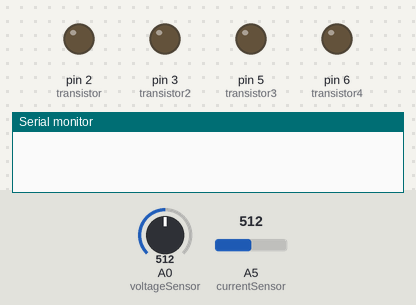
A sketch run on a simulated Arduino Uno, built with avr-gcc and run on an emulated ATmega328P. On the bench: output pins drawn as LEDs (lit = HIGH), the last lines printed to the serial monitor. The test bench sets the inputs (shaded band); at power-on: A0 (voltageSensor) = 512, A5 (currentSensor) = 512.

Above: at 0.1 s.
At 1.5 s:
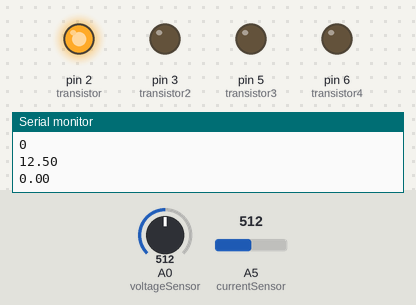
Timing chart, 0 to 3.0 s (numbered marks = the images above):
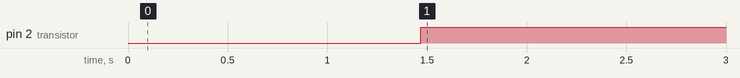

The sketch:

Controller.ino
```cpp
const int transistor = 2;
const int transistor2 = 3;
const int transistor3 = 5;
const int transistor4 = 6;
const int voltageSensor = A0;
const int currentSensor = A5;

int transistorStatus=LOW;
int transistorStatus2=LOW;
int transistorStatus3=LOW;
int transistorStatus4=LOW;

int forcedTransistorStatus=LOW;
int forcedTransistorStatus2=LOW;
int forcedTransistorStatus3=LOW;
int forcedTransistorStatus4=LOW;

int desiredTransistorStatus=HIGH;
int desiredTransistorStatus2=LOW;
int desiredTransistorStatus3=LOW;
int desiredTransistorStatus4=LOW;
int leadingSignal=LOW;

float previousVoltage=0.0;
float deltaVoltage=0.0;
float vOUT = 0.0;
float vIN = 0.0;
float R1 = 30000.0;
float R2 = 7500.0;
int value = 0;
void setup()
{
  Serial.begin(9600);
  pinMode (transistor, OUTPUT);
  pinMode (transistor2, OUTPUT);
  pinMode (transistor3, OUTPUT);
  pinMode (transistor4, OUTPUT);
  pinMode (voltageSensor, INPUT);
  pinMode (currentSensor, INPUT);
}

void loop()
{

  unsigned int x=0;
  float AcsValue=0.0,Samples=0.0,AvgAcs=0.0,AcsValueF=0.0;

  for (int x = 0; x < 150; x++)
  {
    AcsValue = analogRead(currentSensor);
    Samples = Samples + AcsValue;
    delay (3);
  }
  AvgAcs=Samples/150.0;

  AcsValueF = (2.5 - (AvgAcs * (5.0 / 1024.0)) )/0.185;
  delay(1000);
  value = analogRead(voltageSensor);
  vOUT = (value * 5.0) / 1024.0;
  previousVoltage=vIN;
  vIN = vOUT / (R2/(R1+R2));
  deltaVoltage=vIN-previousVoltage;
//  Serial.print("Voltage difference = ");
//  Serial.println(vIN);
  if(Serial.available())
   {
    desiredTransistorStatus=Serial.readStringUntil('\n').toInt();
    desiredTransistorStatus2=Serial.readStringUntil('\n').toInt();
    desiredTransistorStatus3=Serial.readStringUntil('\n').toInt();
    desiredTransistorStatus4=Serial.readStringUntil('\n').toInt();

    forcedTransistorStatus = Serial.readStringUntil('\n').toInt();
    forcedTransistorStatus2= Serial.readStringUntil('\n').toInt();
    forcedTransistorStatus3= Serial.readStringUntil('\n').toInt();
    forcedTransistorStatus4= Serial.readStringUntil('\n').toInt();
  }
  if (deltaVoltage > 1.5&&vIN<5.5)
  {
    transistorStatus  =  forcedTransistorStatus ? forcedTransistorStatus : desiredTransistorStatus ;
    transistorStatus2 = forcedTransistorStatus2 ? forcedTransistorStatus2: desiredTransistorStatus2;
    transistorStatus3 = forcedTransistorStatus3 ? forcedTransistorStatus3: desiredTransistorStatus3;
    transistorStatus4 = forcedTransistorStatus4 ? forcedTransistorStatus4: desiredTransistorStatus4;
  }
  else
  {
    transistorStatus = forcedTransistorStatus  ? forcedTransistorStatus : desiredTransistorStatus ;
    transistorStatus2= forcedTransistorStatus2 ? forcedTransistorStatus2: desiredTransistorStatus2;
    transistorStatus3= forcedTransistorStatus3 ? forcedTransistorStatus3: desiredTransistorStatus3;
    transistorStatus4= forcedTransistorStatus4 ? forcedTransistorStatus4: desiredTransistorStatus4;
  }


  digitalWrite (transistor, transistorStatus);
  digitalWrite (transistor2, transistorStatus2);
  digitalWrite (transistor3, transistorStatus3);
  digitalWrite (transistor4, transistorStatus4);


  Serial.println(transistorStatus);
  Serial.println(transistorStatus2);
  Serial.println(transistorStatus3);
  Serial.println(transistorStatus4);
  Serial.println(vIN);
  Serial.println(AcsValueF);
  Serial.flush();
  delay(1000);
}
```

Measured:
- by itself, pin 2 (transistor): LOW → HIGH at 1.5 s
